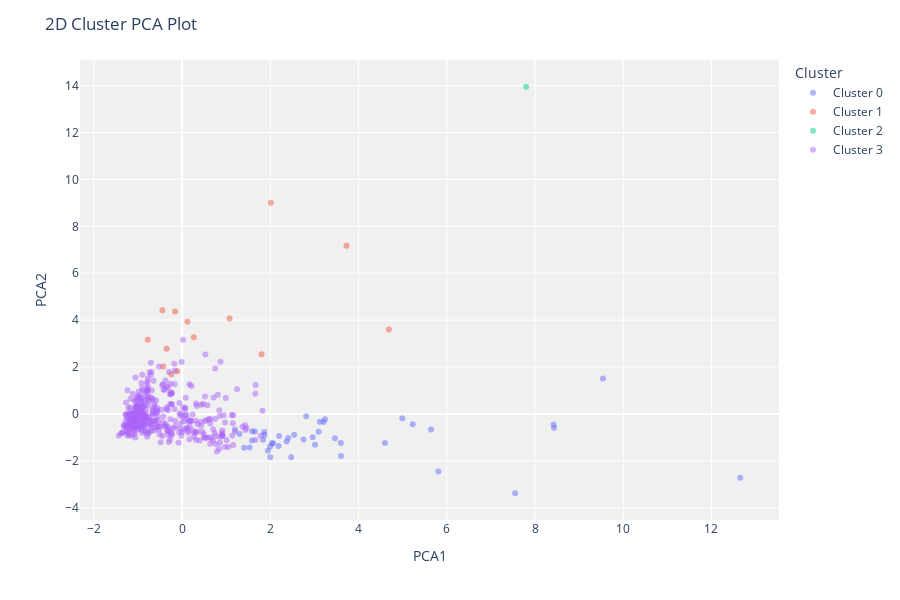

Source (notebook cell):
### Code cell
# Cell 5 — Assign cluster labels, inspect profiles, and visualize

from pycaret.clustering import assign_model, plot_model, get_config
import pandas as pd

# 1) Attach cluster labels (and distances where available) to the data used in setup()
df_labeled = assign_model(BEST_MODEL).copy()

print("Head with assigned clusters:")
display(df_labeled.head())

# 2) Basic cluster size distribution
print("Cluster counts:")
display(df_labeled['Cluster'].value_counts().rename_axis('Cluster').to_frame('Count'))

# 3) Quick numeric profiling per cluster (means on original scale)
numeric_cols = df_labeled.select_dtypes(include=['number']).columns.tolist()
# exclude the special columns PyCaret adds, keep the original numeric features + Cluster
special_cols = {'Anomaly', 'Distance', 'Score', 'Density'}
profile_cols = [c for c in numeric_cols if c not in special_cols] + ['Cluster']

cluster_profile = (
    df_labeled[profile_cols]
    .groupby('Cluster')
    .mean(numeric_only=True)
    .sort_index()
)

print("Cluster profiles (mean of numeric features):")
display(cluster_profile)

# 4) Visualizations (availability varies by model/type)
#    We'll attempt a few useful ones and skip gracefully if unsupported.

# 4a) Overall cluster scatter (typically PCA projection)
try:
    print("Cluster scatter plot:")
    plot_model(BEST_MODEL, plot='cluster')
except Exception as e:
    print(f"Skipping 'cluster' plot: {e}")

# 4b) Silhouette diagnostic
try:
    print("Silhouette plot:")
    plot_model(BEST_MODEL, plot='silhouette')
except Exception as e:
    print(f"Skipping 'silhouette' plot: {e}")

# 4c) Elbow curve (KMeans only)
if BEST_INFO.get('model_id') == 'kmeans':
    try:
        print("Elbow plot (KMeans):")
        plot_model(BEST_MODEL, plot='elbow')
    except Exception as e:
        print(f"Skipping 'elbow' plot: {e}")

# Keep labeled data for the next steps
DF_CLUSTERED = df_labeled
CLUSTER_PROFILE = cluster_profile

### Figure 1 — Plotly figure (JSON) as saved in the notebook; plotly's stock layout.template omitted (floating-point values rounded to 4 significant figures; data arrays with more than 128 entries replaced by an {"elided": "..."} marker saying what was removed)
{"data": [{"customdata": [[200], [4098], [2137], [4113], [12119], [161], [5550], [5981], [1420], [7362], [5283], [1210], [6468], [4591], [117], [4967], [4484], [630], [3067], [5181], [3103], [1107], [44466], [2806], [2532], [14531], [514], [11223], [16117], [8565], [12205], [22925], [6006], [5531], [1989], [6134], [9198], [22039], [85], [1689], [35942], [9759]], "hovertemplate": "Cluster=Cluster 0<br>PCA1=%{x}<br>PCA2=%{y}<br>Feature=%{customdata[0]}<extra></extra>", "legendgroup": "Cluster 0", "marker": {"color": "#636efa", "opacity": 0.5, "symbol": "circle"}, "mode": "markers", "name": "Cluster 0", "orientation": "v", "showlegend": true, "textposition": "top center", "type": "scatter", "x": [3.238, 4.6, 1.998, 3.122, 5.644, 2.187, 2.04, 2.37, 1.302, 1.648, 1.836, 2.405, 1.862, 1.585, 1.405, 3.598, 2.96, 1.946, 2.201, 2.813, 1.865, 1.996, 9.538, 1.197, 3.603, 3.466, 1.531, 2.54, 12.65, 7.549, 2.753, 8.421, 1.592, 3.013, 2.057, 4.993, 5.229, 3.206, 5.811, 2.474, 8.431, 3.095], "xaxis": "x", "y": [-0.2245, -1.236, -1.845, -0.3301, -0.6647, -1.363, -1.247, -1.173, -0.8521, -0.749, -1.103, -1.026, -0.7637, -1.129, -1.439, -1.239, -0.9953, -1.567, -0.9348, -0.09887, -0.8936, -1.384, 1.508, -0.6624, -1.789, -1.04, -1.428, -0.8884, -2.715, -3.38, -1.091, -0.4469, -0.741, -1.313, -1.252, -0.1793, -0.4365, -0.3467, -2.455, -1.845, -0.5924, -0.7631], "yaxis": "y"}, {"customdata": [[18291], [112151], [56082], [45640], [11314], [49063], [43265], [68951], [56159], [32717], [56083], [76237], [53205], [26373]], "hovertemplate": "Cluster=Cluster 1<br>PCA1=%{x}<br>PCA2=%{y}<br>Feature=%{customdata[0]}<extra></extra>", "legendgroup": "Cluster 1", "marker": {"color": "#EF553B", "opacity": 0.5, "symbol": "circle"}, "mode": "markers", "name": "Cluster 1", "orientation": "v", "showlegend": true, "textposition": "top center", "type": "scatter", "x": [1.801, 3.727, 0.1207, -0.1107, -0.4449, -0.4274, 1.076, 0.2668, -0.7794, 2.014, -0.3511, -0.1593, -0.2432, 4.686], "xaxis": "x", "y": [2.549, 7.168, 3.936, 1.823, 4.418, 2.027, 4.069, 3.273, 3.16, 9.005, 2.777, 4.373, 1.69, 3.599], "yaxis": "y"}, {"customdata": [[36847]], "hovertemplate": "Cluster=Cluster 2<br>PCA1=%{x}<br>PCA2=%{y}<br>Feature=%{customdata[0]}<extra></extra>", "legendgroup": "Cluster 2", "marker": {"color": "#00cc96", "opacity": 0.5, "symbol": "circle"}, "mode": "markers", "name": "Cluster 2", "orientation": "v", "showlegend": true, "textposition": "top center", "type": "scatter", "x": [7.798], "xaxis": "x", "y": [13.95], "yaxis": "y"}, {"customdata": {"elided": "383x1 int values"}, "hovertemplate": "Cluster=Cluster 3<br>PCA1=%{x}<br>PCA2=%{y}<br>Feature=%{customdata[0]}<extra></extra>", "legendgroup": "Cluster 3", "marker": {"color": "#ab63fa", "opacity": 0.5, "symbol": "circle"}, "mode": "markers", "name": "Cluster 3", "orientation": "v", "showlegend": true, "textposition": "top center", "type": "scatter", "x": {"elided": "383 float values"}, "xaxis": "x", "y": {"elided": "383 float values"}, "yaxis": "y"}], "layout": {"height": 600, "legend": {"title": {"text": "Cluster"}, "tracegroupgap": 0}, "margin": {"t": 60}, "plot_bgcolor": "rgb(240,240,240)", "title": {"text": "2D Cluster PCA Plot"}, "xaxis": {"anchor": "y", "domain": [0, 1], "title": {"text": "PCA1"}}, "yaxis": {"anchor": "x", "domain": [0, 1], "title": {"text": "PCA2"}}}}
